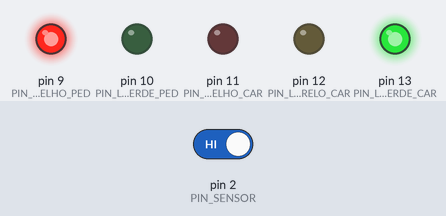
A sketch run on a simulated Arduino Uno, built with avr-gcc and run on an emulated ATmega328P. On the bench: output pins drawn as LEDs (lit = HIGH). Inputs (shaded band) come from the test bench; at power-on: pin 2 (PIN_SENSOR) HIGH.

Above: at 1.2 s.
1.3 s: pin 2 (PIN_SENSOR) driven LOW
At 2.9 s:
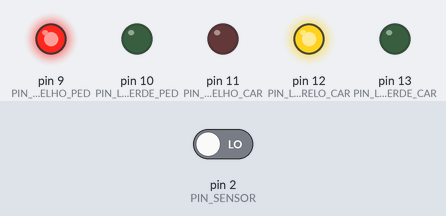
At 6.4 s:
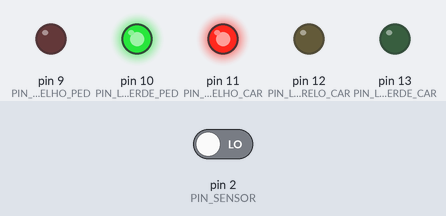
Timing chart, 0 to 15.4 s (numbered marks = the images above; inputs shaded):
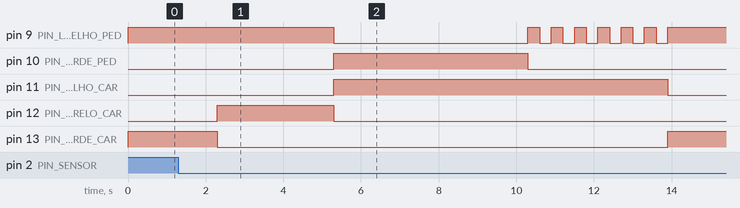

The sketch:

Semaforo_IR.ino
```cpp
/* Programa: Semáforo inteligente com IR.      */
/* Definições dos pinos para os LEDs e sensor. */
#define PIN_SENSOR 2
#define PIN_LED_VERDE_CAR 13
#define PIN_LED_AMARELO_CAR 12
#define PIN_LED_VERMELHO_CAR 11
#define PIN_LED_VERDE_PED 10
#define PIN_LED_VERMELHO_PED 9
/* Variável que seleciona o modo de operação   */
/* do semáforo 0: Modo aberto para carros e    */
/* 1: Modo travessia de pedestres.             */
int modo = 0;
void setup(){
/* Configura o pino do sensor como ENTRADA. */
pinMode(PIN_SENSOR, INPUT);
/* Configura os pinos 9 a 13 como SAÍDA.     */
for (int i = 9; i <= 13; i++) {
   pinMode(i, OUTPUT);
}
/* Ativa a função de interrupção no pino que */
/* o sensor está ligado.                     */
attachInterrupt(digitalPinToInterrupt(PIN_SENSOR),
sensorAcionado, FALLING);
}
void loop()
{
/* Switch com dois modos de operação: modo   */
/* aberto para carros e modo travessia de    */
/* pedestre. Enquanto o sensor não detectar */
/* um pedestre, o modo de operação permanece */
/* em 0, ou seja, aberto para a passagem dos */
/* carros. Caso o sensor detecte um pedestre,*/
/* a função attachInterrupt irá imediatamente*/
/* alterar o modo de operação para 1, ou     */
/* seja, entrará no modo de travessia de     */
/* pedestres.                                */
switch (modo) {
   case 0:
     modocarros();
     break;
   case 1:
     travessia();
     break;
}
}
/* Após o sensor detectar o pedestre, será     */
/*executada essa função, ela altera o modo de */
/* operação do semáforo.                       */
void sensorAcionado() {
modo = 1;
}
/* Função que ativa os LEDs para o modo        */
/* "Travessia de pedestres".                   */
void travessia() {
/* Aguarda +1 segundo após o sensor detectar */
/* o pedestre.                               */
delay(1000);
/* Aciona o amarelo do semáforo dos carros. */
digitalWrite(PIN_LED_VERDE_CAR, LOW);
digitalWrite(PIN_LED_AMARELO_CAR, HIGH);
delay(3000);
/* Abre o semáforo de pedestres.             */
digitalWrite(PIN_LED_VERDE_PED, HIGH);
digitalWrite(PIN_LED_VERMELHO_PED, LOW);
digitalWrite(PIN_LED_AMARELO_CAR, LOW);
digitalWrite(PIN_LED_VERMELHO_CAR, HIGH);
delay(5000);
/* Apaga o verde dos pedestres e começa      */
/* piscar o vermelho indicando que o tempo de*/
/* travessia está acabando.                  */
digitalWrite(PIN_LED_VERDE_PED, LOW);
for (int i = 0; i <= 5; i++){
   digitalWrite(PIN_LED_VERMELHO_PED, HIGH);
   delay(300);
   digitalWrite(PIN_LED_VERMELHO_PED, LOW);
   delay(300);
}
/* Após a travessia de pedestre, altera para */
/* o modo de passagem de carros: 0.          */
modo = 0;
}
/* Função que ativa os LEDs para o modo        */
/* "Aberto para carros".                       */
void modocarros() {
digitalWrite(PIN_LED_VERDE_PED, LOW);
digitalWrite(PIN_LED_VERMELHO_PED, HIGH);
digitalWrite(PIN_LED_VERDE_CAR, HIGH);
digitalWrite(PIN_LED_AMARELO_CAR, LOW);
digitalWrite(PIN_LED_VERMELHO_CAR, LOW);
}
```

Measured:
- after the input at 1.3 s, pin 9 (PIN_LED_VERMELHO_PED): HIGH → LOW after 4.0 s, then repeats every 0.60 s: HIGH 0.30 s, LOW 0.30 s, until it stays HIGH from 13.9 s; pin 10 (PIN_LED_VERDE_PED): LOW → HIGH after 4.0 s, → LOW 5.0 s later
